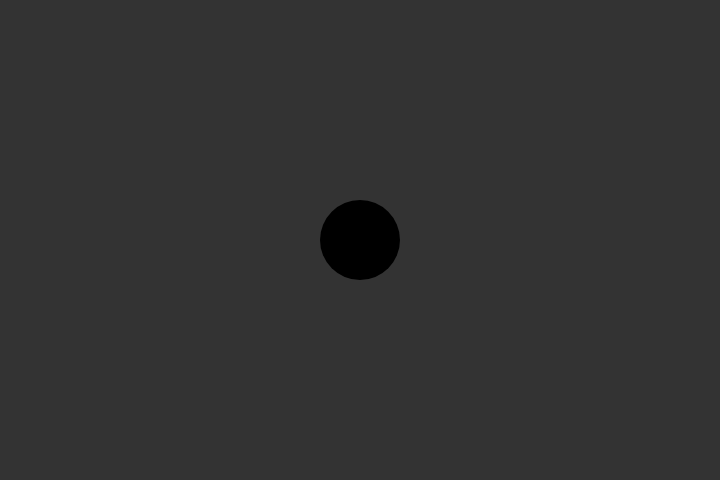
Frame 1 (no input)
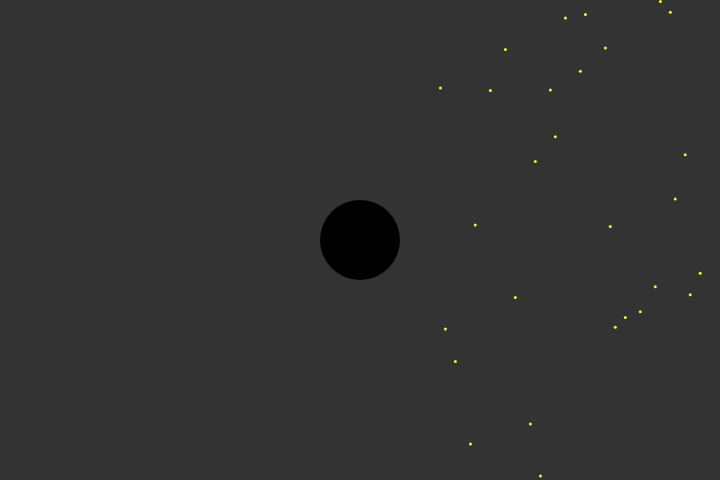
Frame 60 (no input)
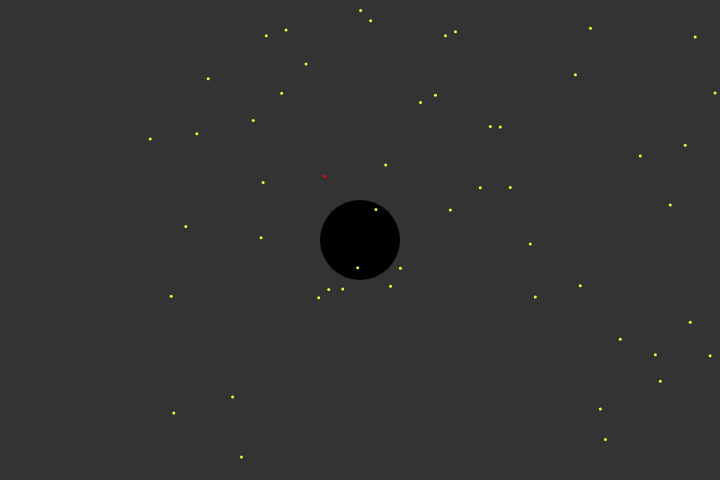
Frame 120 (the mouse pressed at the canvas centre since frame 60)

The p5.js sketch that drew these frames (run headless with seeded random() and noise() and a simulated clock; from frame 60 on, the mouse is pressed at the canvas centre):

// p5.js sketch
// ── sketch.js
//https://www.asc.ohio-state.edu/orban.14/stemcoding/blackhole.html
//https://www.youtube.com/watch?v=tWyp2OWWcws

//Black Hole Model version 1 uses a point photon and is used primarily
//for tuning of properties and physics characteristics
//to add: Color based on particle temperature, interaction between particles,
//

let G = 0.5;
let c = 5;
let speedScale = 0.99;
let particleMass = 0.001
let blackholeMass = 1000
let massive;
var particles = [];

function setup() {
  createCanvas(720, 480);

  debug = createCheckbox('debug');

  var reset = createButton('reset');
  reset.mouseClicked(resetSketch);

  massive = new Massive(blackholeMass, width/2, height/2);
}

function resetSketch() {

  if (particles.length != 0){
    particles.splice(0, particles.length);
  }

  // for (i = 0; i < 100; i++) {
  //   var x =  random(width);
  //   var y =  random(height);
  //   particles.push(new Particle(particleMass, width, y));
  // }
}

function draw() {
  background(51);
  massive.show();

  for (i = particles.length-1; i > 0; i--) {
    particles[i].gravity(massive);
    particles[i].update();
    particles[i].show();

    if (particles[i].edges()) {
      particles.splice(i, 1);
    } else if (dist(particles[i].pos.x, particles[i].pos.y, massive.x, massive.y) < massive.r * .25) {
        particles.splice(i, 1);
    }
  }

  if (random(0, 1) < 0.5) {
    var x =  random(width);
    var y =  random(height);
    particles.push(new Particle(particleMass, width, y))
  }

}

// ── massive.js
function Massive(mass, x, y) {

  this.mass = mass;
  this.x = x;
  this.y = y;
  this.r = (2 * G * this.mass) / c**2

  this.show = function() {
    noStroke();
    fill(0);
    ellipse(this.x, this.y, this.r*2);

  }
}

// ── particle.js
function Particle(mass, x, y) {

  this.mass = mass;
  this.pos = createVector(x, y);
  //this.velocity = p5.Vector.random2D();
  this.velocity = createVector(-1, 0);

  this.acceleration = createVector();
  //trying this for max maxForce
  this.forceG = 0;

//c is slowed down for tuning here
  this.maxSpeed = c * speedScale;
  this.velocity.setMag(this.maxSpeed);

// put an edges function in there in case we want to use edges
  this.edges = function() {
    if (this.pos.x > width) {
      //this.pos.x = 0;
      return true;
    } else if (this.pos.x < 0){
      //this.pos.x = width;
      return true;
    }
    if (this.pos.y > height) {
      //this.pos.y = 0;
      return true;
    } else if (this.pos.y < 0) {
      //this.pos.y = height;
      return true;
    }
  }

  this.gravity = function(other) {
    let direction = createVector(other.x, other.y);
    direction.sub(this.pos);

    let d = dist(this.pos.x,this.pos.y, other.x, other.y);
    this.forceG = (G * other.mass * this.mass) / d**2;

    this.acceleration.add(direction);
    this.acceleration.setMag(this.forceG / this.mass);
  }

  this.update = function() {
    this.velocity.add(this.acceleration);
    this.velocity.limit(c);
    this.pos.add(this.velocity);
    //this.acceleration.mult(0);
  }

  this.show = function(){
    strokeWeight(3);
    var ylw = color(237, 246, 58);
    var rd = color(255, 0 , 0);
    var col = lerpColor(ylw, rd, this.velocity.x)
    stroke(col)
    point(this.pos.x, this.pos.y);

    if (debug.checked()) {
      strokeWeight(2);
      noFill();
      //graviational force lines for debug
      push();
      let angle = this.acceleration.heading();
      translate(this.pos.x, this.pos.y); // this is where the thing is actually drawn!
      rotate(angle);
      stroke(0, 255, 0, 100);
      line(0, 0, 0, this.acceleration.mag()*100);
      pop();
    }

  }
}
